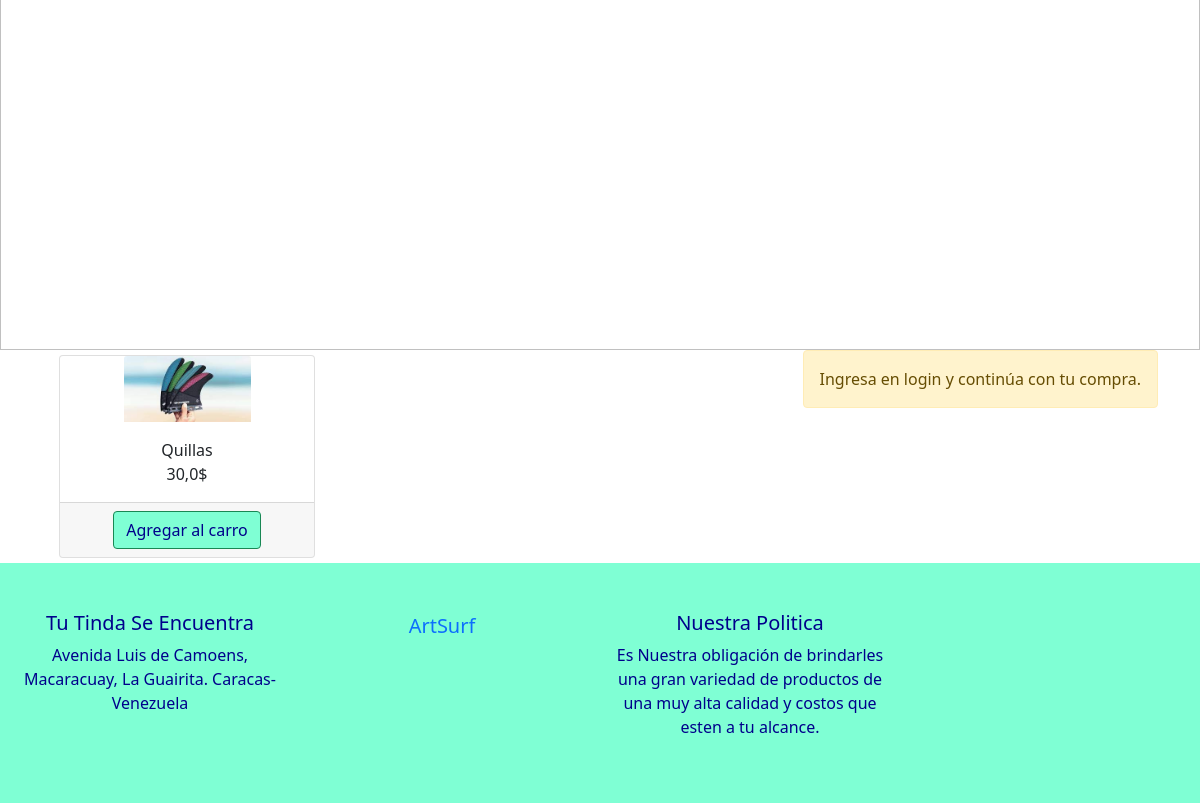
Page /tienda/ (lower part) on the earlier database version.
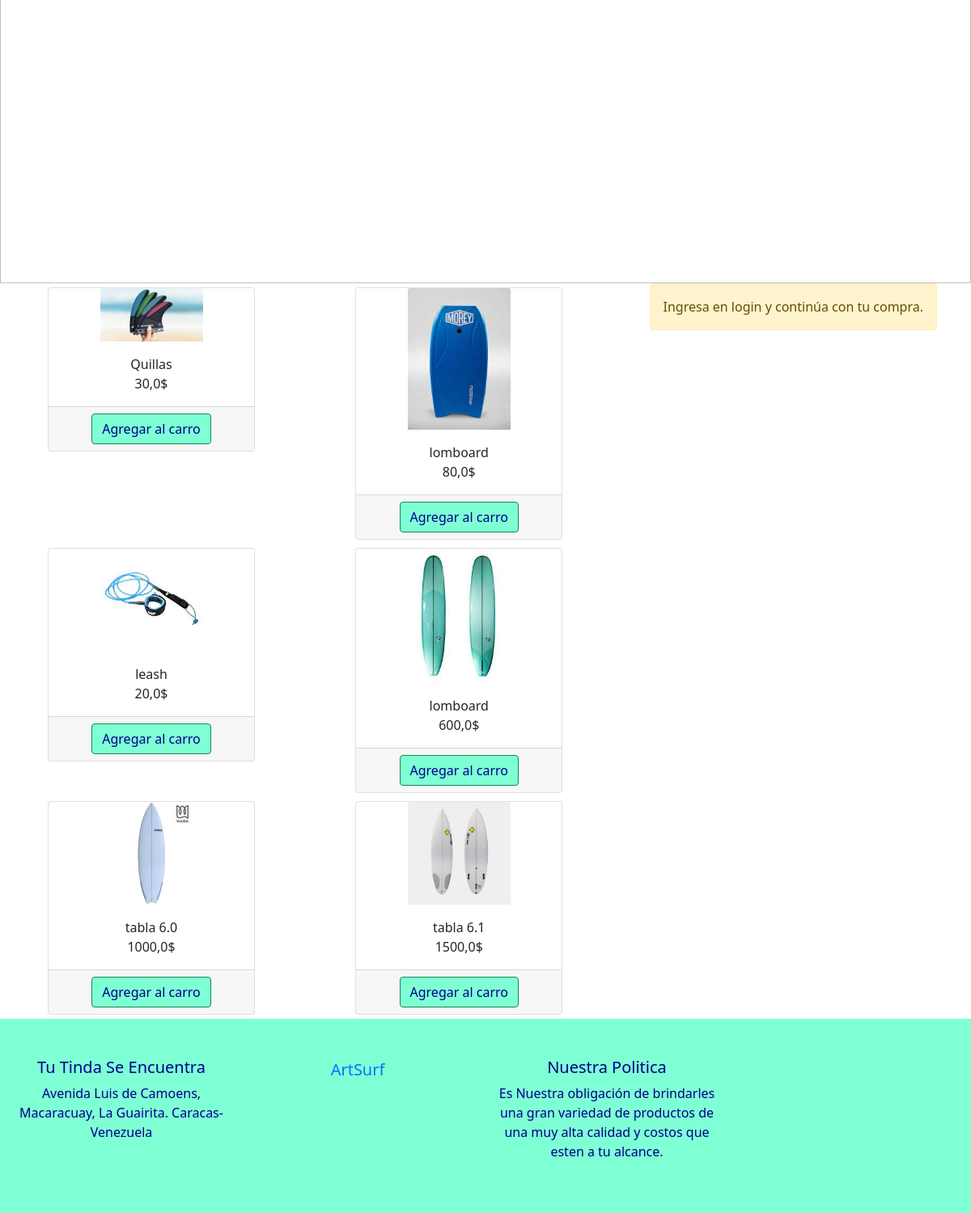
Same page on the later database version.
### tienda/models.py (models this page shows)
class Producto(models.Model):
    nombre=models.CharField(max_length=50)
    categorias=models.ForeignKey(CategoriaProd,on_delete=models.CASCADE)
    imagen=models.ImageField(upload_to="tienda",null=True,blank=True)
    precio = models.FloatField()
    disponibilidad = models.BooleanField(default=True)
    created = models.DateTimeField(auto_now_add=True)
    updated = models.DateTimeField(auto_now_add=True)
    class Meta:
        verbose_name = "Producto"
        verbose_name_plural = "Productos"

### tienda/views.py (the view)
# urls.py: path('tienda/', include('tienda.urls')),
def tienda(req):
    productos = Producto.objects.all()
    carro = Carro(req)
    contenido_carro = carro.carro
    return render(req, "tienda.html", {"productos": productos, "carro_items": contenido_carro})

### carro/context_processor.py (called while the page is built)
def importe_del_carro(req):
    total = 0
    if req.user.is_authenticated:
        for key, value in req.session["carro"].items():
            total = total+float(value["precio"])
    else:
        total= "Debes logearte para continuar"
    return {"importe_del_carro": total}

### tienda/templates/tienda.html
{% extends 'base.html' %}
{% block seccionCambiable %}
<div class="container">
    <div style="float:right;">
      {% if user.is_authenticated %}
                  {% include "carro/widget.html" %}
            {% else %}
                <div class="alert alert-warning">
                    Ingresa en login y continúa con tu compra.
                </div>
            {% endif %}
    </div>
  <div class="row">
  {% for producto in productos %}
  <div class="col">
   <div class="card"  style="width: 16rem;margin: 5px">
      <img src="{{producto.imagen.url}}" class="card-img-top w-50 mx-auto" alt="...">
      <div class="card-body" style="text-align:center">
          <h7 class="card-title">{{producto.nombre}}</h7>
        <p class="card-text">{{producto.precio}}$</p>
      </div>
      <div class="card-footer text-center">
          <a href="{% url 'carro:agregar' producto.id %}" class="btn btn-success">Agregar al carro</a>
      </div>
      </div>
   </div>
{% endfor %}
  </div>
</div>
{% endblock seccionCambiable%}

### AppSurf/templates/base.html (shortened to what this page needs)
{% load static %}
<!DOCTYPE html>
<html lang="en">
<head>
    <link href="https://cdn.jsdelivr.net/npm/bootstrap@5.0.2/dist/css/bootstrap.min.css" rel="stylesheet">
    <link rel="stylesheet" type="text/css" href="{% static 'css/estilo.css' %}">
</head>
</head>
<body>
      <main>
        <img src="https://img.freepik.com/free-photo/free-photo-background-summer-travel-beach-waves-surfing-blue-sky_1340-23569.jpg" class="img-fluid w-100" style="height: 860px" alt="">
      </main>
      <section>
         {% block seccionCambiable %}
         {% endblock seccionCambiable%}
      </section>
      <footer class="pie">
        <div class="container__footer container-fluid pie">
          <div class="row">
            <div class="col-3 mt-5 mb-5 text-center">
             <h5 class="sub__titulo">Tu Tinda Se Encuentra</h5>
             <p>Avenida Luis de Camoens, Macaracuay, La Guairita. Caracas-Venezuela</p>
            </div>
            <div class="col-3 mt-5 mb-5 text-center">
            <a class="navbar-brand" href="{%url 'Inicio'%}">ArtSurf</a>
            </div>
            <div class="col-3 mt-5 mb-5 text-center">
              <h5 class="sub__titulo">Nuestra Politica</h5>
              <p>Es Nuestra obligación de brindarles una gran variedad de productos de una muy alta calidad y costos que esten a tu alcance.</p>
            </div>
          </div>
        </div>
        </footer>
</body>
</html>

### AppSurf/static/css/estilo.css (style rules this page uses)
.pie { background-color: aquamarine; color: darkblue; }
.btn-success { background-color: aquamarine; color: darkblue; }

Differences in the rows shown:
added Producto: imagen (picture), nombre "lomboard", precio "80,0"
added Producto: imagen (picture), nombre "leash", precio "20,0"
added Producto: imagen (picture), nombre "lomboard", precio "600,0"
added Producto: imagen (picture), nombre "tabla 6.0", precio "1000,0"
added Producto: imagen (picture), nombre "tabla 6.1", precio "1500,0"
